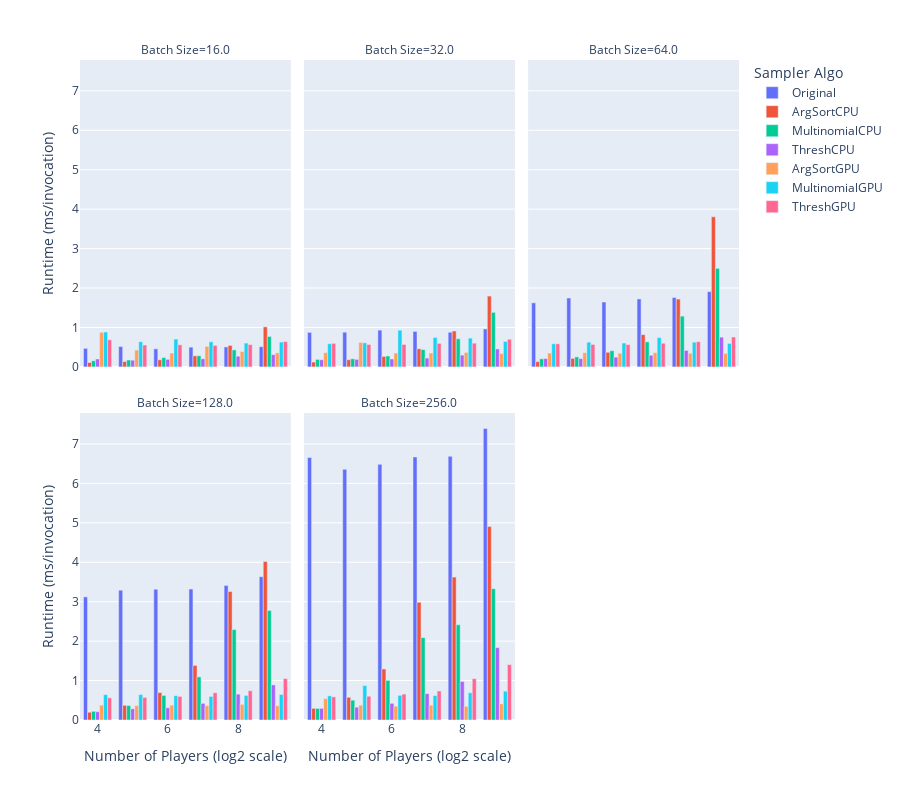

Source (notebook cell):
### Code cell
px.bar(
    results,
    x="Number of Players (log2 scale)",
    y="Runtime (ms/invocation)",
    color="Sampler Algo",
    facet_col="Batch Size",
    facet_col_wrap=3,
    barmode="group",
    height=800,
)

### Figure 1 — Plotly figure (JSON) as saved in the notebook; plotly's stock layout.template omitted (floating-point values rounded to 4 significant figures)
{"data": [{"alignmentgroup": "True", "hovertemplate": "Sampler Algo=Original<br>Batch Size=16.0<br>Number of Players (log2 scale)=%{x}<br>Runtime (ms/invocation)=%{y}<extra></extra>", "legendgroup": "Original", "marker": {"color": "#636efa", "pattern": {"shape": ""}}, "name": "Original", "offsetgroup": "Original", "orientation": "v", "showlegend": true, "textposition": "auto", "type": "bar", "x": [4, 5, 6, 7, 8, 9], "xaxis": "x4", "y": [0.4706, 0.5164, 0.4579, 0.5003, 0.5067, 0.5119], "yaxis": "y4"}, {"alignmentgroup": "True", "hovertemplate": "Sampler Algo=Original<br>Batch Size=32.0<br>Number of Players (log2 scale)=%{x}<br>Runtime (ms/invocation)=%{y}<extra></extra>", "legendgroup": "Original", "marker": {"color": "#636efa", "pattern": {"shape": ""}}, "name": "Original", "offsetgroup": "Original", "orientation": "v", "showlegend": false, "textposition": "auto", "type": "bar", "x": [4, 5, 6, 7, 8, 9], "xaxis": "x5", "y": [0.8756, 0.8803, 0.933, 0.9, 0.8785, 0.9625], "yaxis": "y5"}, {"alignmentgroup": "True", "hovertemplate": "Sampler Algo=Original<br>Batch Size=64.0<br>Number of Players (log2 scale)=%{x}<br>Runtime (ms/invocation)=%{y}<extra></extra>", "legendgroup": "Original", "marker": {"color": "#636efa", "pattern": {"shape": ""}}, "name": "Original", "offsetgroup": "Original", "orientation": "v", "showlegend": false, "textposition": "auto", "type": "bar", "x": [4, 5, 6, 7, 8, 9], "xaxis": "x6", "y": [1.625, 1.747, 1.645, 1.723, 1.759, 1.908], "yaxis": "y6"}, {"alignmentgroup": "True", "hovertemplate": "Sampler Algo=Original<br>Batch Size=128.0<br>Number of Players (log2 scale)=%{x}<br>Runtime (ms/invocation)=%{y}<extra></extra>", "legendgroup": "Original", "marker": {"color": "#636efa", "pattern": {"shape": ""}}, "name": "Original", "offsetgroup": "Original", "orientation": "v", "showlegend": false, "textposition": "auto", "type": "bar", "x": [4, 5, 6, 7, 8, 9], "xaxis": "x", "y": [3.122, 3.293, 3.317, 3.322, 3.414, 3.634], "yaxis": "y"}, {"alignmentgroup": "True", "hovertemplate": "Sampler Algo=Original<br>Batch Size=256.0<br>Number of Players (log2 scale)=%{x}<br>Runtime (ms/invocation)=%{y}<extra></extra>", "legendgroup": "Original", "marker": {"color": "#636efa", "pattern": {"shape": ""}}, "name": "Original", "offsetgroup": "Original", "orientation": "v", "showlegend": false, "textposition": "auto", "type": "bar", "x": [4, 5, 6, 7, 8, 9], "xaxis": "x2", "y": [6.658, 6.357, 6.482, 6.671, 6.686, 7.393], "yaxis": "y2"}, {"alignmentgroup": "True", "hovertemplate": "Sampler Algo=ArgSortCPU<br>Batch Size=16.0<br>Number of Players (log2 scale)=%{x}<br>Runtime (ms/invocation)=%{y}<extra></extra>", "legendgroup": "ArgSortCPU", "marker": {"color": "#EF553B", "pattern": {"shape": ""}}, "name": "ArgSortCPU", "offsetgroup": "ArgSortCPU", "orientation": "v", "showlegend": true, "textposition": "auto", "type": "bar", "x": [4, 5, 6, 7, 8, 9], "xaxis": "x4", "y": [0.1102, 0.1362, 0.1802, 0.2808, 0.545, 1.015], "yaxis": "y4"}, {"alignmentgroup": "True", "hovertemplate": "Sampler Algo=ArgSortCPU<br>Batch Size=32.0<br>Number of Players (log2 scale)=%{x}<br>Runtime (ms/invocation)=%{y}<extra></extra>", "legendgroup": "ArgSortCPU", "marker": {"color": "#EF553B", "pattern": {"shape": ""}}, "name": "ArgSortCPU", "offsetgroup": "ArgSortCPU", "orientation": "v", "showlegend": false, "textposition": "auto", "type": "bar", "x": [4, 5, 6, 7, 8, 9], "xaxis": "x5", "y": [0.1232, 0.1826, 0.2654, 0.4605, 0.911, 1.796], "yaxis": "y5"}, {"alignmentgroup": "True", "hovertemplate": "Sampler Algo=ArgSortCPU<br>Batch Size=64.0<br>Number of Players (log2 scale)=%{x}<br>Runtime (ms/invocation)=%{y}<extra></extra>", "legendgroup": "ArgSortCPU", "marker": {"color": "#EF553B", "pattern": {"shape": ""}}, "name": "ArgSortCPU", "offsetgroup": "ArgSortCPU", "orientation": "v", "showlegend": false, "textposition": "auto", "type": "bar", "x": [4, 5, 6, 7, 8, 9], "xaxis": "x6", "y": [0.1332, 0.2163, 0.3705, 0.8187, 1.721, 3.806], "yaxis": "y6"}, {"alignmentgroup": "True", "hovertemplate": "Sampler Algo=ArgSortCPU<br>Batch Size=128.0<br>Number of Players (log2 scale)=%{x}<br>Runtime (ms/invocation)=%{y}<extra></extra>", "legendgroup": "ArgSortCPU", "marker": {"color": "#EF553B", "pattern": {"shape": ""}}, "name": "ArgSortCPU", "offsetgroup": "ArgSortCPU", "orientation": "v", "showlegend": false, "textposition": "auto", "type": "bar", "x": [4, 5, 6, 7, 8, 9], "xaxis": "x", "y": [0.1959, 0.3724, 0.6955, 1.385, 3.257, 4.018], "yaxis": "y"}, {"alignmentgroup": "True", "hovertemplate": "Sampler Algo=ArgSortCPU<br>Batch Size=256.0<br>Number of Players (log2 scale)=%{x}<br>Runtime (ms/invocation)=%{y}<extra></extra>", "legendgroup": "ArgSortCPU", "marker": {"color": "#EF553B", "pattern": {"shape": ""}}, "name": "ArgSortCPU", "offsetgroup": "ArgSortCPU", "orientation": "v", "showlegend": false, "textposition": "auto", "type": "bar", "x": [4, 5, 6, 7, 8, 9], "xaxis": "x2", "y": [0.2953, 0.5761, 1.294, 2.985, 3.623, 4.904], "yaxis": "y2"}, {"alignmentgroup": "True", "hovertemplate": "Sampler Algo=MultinomialCPU<br>Batch Size=16.0<br>Number of Players (log2 scale)=%{x}<br>Runtime (ms/invocation)=%{y}<extra></extra>", "legendgroup": "MultinomialCPU", "marker": {"color": "#00cc96", "pattern": {"shape": ""}}, "name": "MultinomialCPU", "offsetgroup": "MultinomialCPU", "orientation": "v", "showlegend": true, "textposition": "auto", "type": "bar", "x": [4, 5, 6, 7, 8, 9], "xaxis": "x4", "y": [0.1552, 0.1751, 0.2354, 0.2823, 0.431, 0.7719], "yaxis": "y4"}, {"alignmentgroup": "True", "hovertemplate": "Sampler Algo=MultinomialCPU<br>Batch Size=32.0<br>Number of Players (log2 scale)=%{x}<br>Runtime (ms/invocation)=%{y}<extra></extra>", "legendgroup": "MultinomialCPU", "marker": {"color": "#00cc96", "pattern": {"shape": ""}}, "name": "MultinomialCPU", "offsetgroup": "MultinomialCPU", "orientation": "v", "showlegend": false, "textposition": "auto", "type": "bar", "x": [4, 5, 6, 7, 8, 9], "xaxis": "x5", "y": [0.1902, 0.2052, 0.2772, 0.4404, 0.7141, 1.383], "yaxis": "y5"}, {"alignmentgroup": "True", "hovertemplate": "Sampler Algo=MultinomialCPU<br>Batch Size=64.0<br>Number of Players (log2 scale)=%{x}<br>Runtime (ms/invocation)=%{y}<extra></extra>", "legendgroup": "MultinomialCPU", "marker": {"color": "#00cc96", "pattern": {"shape": ""}}, "name": "MultinomialCPU", "offsetgroup": "MultinomialCPU", "orientation": "v", "showlegend": false, "textposition": "auto", "type": "bar", "x": [4, 5, 6, 7, 8, 9], "xaxis": "x6", "y": [0.2052, 0.2546, 0.4107, 0.6352, 1.287, 2.499], "yaxis": "y6"}, {"alignmentgroup": "True", "hovertemplate": "Sampler Algo=MultinomialCPU<br>Batch Size=128.0<br>Number of Players (log2 scale)=%{x}<br>Runtime (ms/invocation)=%{y}<extra></extra>", "legendgroup": "MultinomialCPU", "marker": {"color": "#00cc96", "pattern": {"shape": ""}}, "name": "MultinomialCPU", "offsetgroup": "MultinomialCPU", "orientation": "v", "showlegend": false, "textposition": "auto", "type": "bar", "x": [4, 5, 6, 7, 8, 9], "xaxis": "x", "y": [0.2202, 0.3655, 0.623, 1.094, 2.293, 2.778], "yaxis": "y"}, {"alignmentgroup": "True", "hovertemplate": "Sampler Algo=MultinomialCPU<br>Batch Size=256.0<br>Number of Players (log2 scale)=%{x}<br>Runtime (ms/invocation)=%{y}<extra></extra>", "legendgroup": "MultinomialCPU", "marker": {"color": "#00cc96", "pattern": {"shape": ""}}, "name": "MultinomialCPU", "offsetgroup": "MultinomialCPU", "orientation": "v", "showlegend": false, "textposition": "auto", "type": "bar", "x": [4, 5, 6, 7, 8, 9], "xaxis": "x2", "y": [0.2933, 0.5033, 1.004, 2.089, 2.416, 3.331], "yaxis": "y2"}, {"alignmentgroup": "True", "hovertemplate": "Sampler Algo=ThreshCPU<br>Batch Size=16.0<br>Number of Players (log2 scale)=%{x}<br>Runtime (ms/invocation)=%{y}<extra></extra>", "legendgroup": "ThreshCPU", "marker": {"color": "#ab63fa", "pattern": {"shape": ""}}, "name": "ThreshCPU", "offsetgroup": "ThreshCPU", "orientation": "v", "showlegend": true, "textposition": "auto", "type": "bar", "x": [4, 5, 6, 7, 8, 9], "xaxis": "x4", "y": [0.2002, 0.1701, 0.1914, 0.2062, 0.2716, 0.3103], "yaxis": "y4"}, {"alignmentgroup": "True", "hovertemplate": "Sampler Algo=ThreshCPU<br>Batch Size=32.0<br>Number of Players (log2 scale)=%{x}<br>Runtime (ms/invocation)=%{y}<extra></extra>", "legendgroup": "ThreshCPU", "marker": {"color": "#ab63fa", "pattern": {"shape": ""}}, "name": "ThreshCPU", "offsetgroup": "ThreshCPU", "orientation": "v", "showlegend": false, "textposition": "auto", "type": "bar", "x": [4, 5, 6, 7, 8, 9], "xaxis": "x5", "y": [0.1802, 0.1902, 0.2011, 0.2231, 0.2989, 0.4555], "yaxis": "y5"}, {"alignmentgroup": "True", "hovertemplate": "Sampler Algo=ThreshCPU<br>Batch Size=64.0<br>Number of Players (log2 scale)=%{x}<br>Runtime (ms/invocation)=%{y}<extra></extra>", "legendgroup": "ThreshCPU", "marker": {"color": "#ab63fa", "pattern": {"shape": ""}}, "name": "ThreshCPU", "offsetgroup": "ThreshCPU", "orientation": "v", "showlegend": false, "textposition": "auto", "type": "bar", "x": [4, 5, 6, 7, 8, 9], "xaxis": "x6", "y": [0.2102, 0.2102, 0.2474, 0.2952, 0.4177, 0.7546], "yaxis": "y6"}, {"alignmentgroup": "True", "hovertemplate": "Sampler Algo=ThreshCPU<br>Batch Size=128.0<br>Number of Players (log2 scale)=%{x}<br>Runtime (ms/invocation)=%{y}<extra></extra>", "legendgroup": "ThreshCPU", "marker": {"color": "#ab63fa", "pattern": {"shape": ""}}, "name": "ThreshCPU", "offsetgroup": "ThreshCPU", "orientation": "v", "showlegend": false, "textposition": "auto", "type": "bar", "x": [4, 5, 6, 7, 8, 9], "xaxis": "x", "y": [0.2102, 0.2841, 0.3103, 0.4228, 0.655, 0.8897], "yaxis": "y"}, {"alignmentgroup": "True", "hovertemplate": "Sampler Algo=ThreshCPU<br>Batch Size=256.0<br>Number of Players (log2 scale)=%{x}<br>Runtime (ms/invocation)=%{y}<extra></extra>", "legendgroup": "ThreshCPU", "marker": {"color": "#ab63fa", "pattern": {"shape": ""}}, "name": "ThreshCPU", "offsetgroup": "ThreshCPU", "orientation": "v", "showlegend": false, "textposition": "auto", "type": "bar", "x": [4, 5, 6, 7, 8, 9], "xaxis": "x2", "y": [0.2954, 0.3252, 0.4223, 0.6687, 0.9778, 1.834], "yaxis": "y2"}, {"alignmentgroup": "True", "hovertemplate": "Sampler Algo=ArgSortGPU<br>Batch Size=16.0<br>Number of Players (log2 scale)=%{x}<br>Runtime (ms/invocation)=%{y}<extra></extra>", "legendgroup": "ArgSortGPU", "marker": {"color": "#FFA15A", "pattern": {"shape": ""}}, "name": "ArgSortGPU", "offsetgroup": "ArgSortGPU", "orientation": "v", "showlegend": true, "textposition": "auto", "type": "bar", "x": [4, 5, 6, 7, 8, 9], "xaxis": "x4", "y": [0.8759, 0.4259, 0.3525, 0.5212, 0.3909, 0.3561], "yaxis": "y4"}, {"alignmentgroup": "True", "hovertemplate": "Sampler Algo=ArgSortGPU<br>Batch Size=32.0<br>Number of Players (log2 scale)=%{x}<br>Runtime (ms/invocation)=%{y}<extra></extra>", "legendgroup": "ArgSortGPU", "marker": {"color": "#FFA15A", "pattern": {"shape": ""}}, "name": "ArgSortGPU", "offsetgroup": "ArgSortGPU", "orientation": "v", "showlegend": false, "textposition": "auto", "type": "bar", "x": [4, 5, 6, 7, 8, 9], "xaxis": "x5", "y": [0.3604, 0.6205, 0.3523, 0.3511, 0.3664, 0.3408], "yaxis": "y5"}, {"alignmentgroup": "True", "hovertemplate": "Sampler Algo=ArgSortGPU<br>Batch Size=64.0<br>Number of Players (log2 scale)=%{x}<br>Runtime (ms/invocation)=%{y}<extra></extra>", "legendgroup": "ArgSortGPU", "marker": {"color": "#FFA15A", "pattern": {"shape": ""}}, "name": "ArgSortGPU", "offsetgroup": "ArgSortGPU", "orientation": "v", "showlegend": false, "textposition": "auto", "type": "bar", "x": [4, 5, 6, 7, 8, 9], "xaxis": "x6", "y": [0.3505, 0.3608, 0.3454, 0.3604, 0.3455, 0.3428], "yaxis": "y6"}, {"alignmentgroup": "True", "hovertemplate": "Sampler Algo=ArgSortGPU<br>Batch Size=128.0<br>Number of Players (log2 scale)=%{x}<br>Runtime (ms/invocation)=%{y}<extra></extra>", "legendgroup": "ArgSortGPU", "marker": {"color": "#FFA15A", "pattern": {"shape": ""}}, "name": "ArgSortGPU", "offsetgroup": "ArgSortGPU", "orientation": "v", "showlegend": false, "textposition": "auto", "type": "bar", "x": [4, 5, 6, 7, 8, 9], "xaxis": "x", "y": [0.3753, 0.3654, 0.376, 0.3655, 0.3962, 0.3615], "yaxis": "y"}, {"alignmentgroup": "True", "hovertemplate": "Sampler Algo=ArgSortGPU<br>Batch Size=256.0<br>Number of Players (log2 scale)=%{x}<br>Runtime (ms/invocation)=%{y}<extra></extra>", "legendgroup": "ArgSortGPU", "marker": {"color": "#FFA15A", "pattern": {"shape": ""}}, "name": "ArgSortGPU", "offsetgroup": "ArgSortGPU", "orientation": "v", "showlegend": false, "textposition": "auto", "type": "bar", "x": [4, 5, 6, 7, 8, 9], "xaxis": "x2", "y": [0.5415, 0.3763, 0.3505, 0.377, 0.3477, 0.4109], "yaxis": "y2"}, {"alignmentgroup": "True", "hovertemplate": "Sampler Algo=MultinomialGPU<br>Batch Size=16.0<br>Number of Players (log2 scale)=%{x}<br>Runtime (ms/invocation)=%{y}<extra></extra>", "legendgroup": "MultinomialGPU", "marker": {"color": "#19d3f3", "pattern": {"shape": ""}}, "name": "MultinomialGPU", "offsetgroup": "MultinomialGPU", "orientation": "v", "showlegend": true, "textposition": "auto", "type": "bar", "x": [4, 5, 6, 7, 8, 9], "xaxis": "x4", "y": [0.8845, 0.6375, 0.7057, 0.6361, 0.6037, 0.63], "yaxis": "y4"}, {"alignmentgroup": "True", "hovertemplate": "Sampler Algo=MultinomialGPU<br>Batch Size=32.0<br>Number of Players (log2 scale)=%{x}<br>Runtime (ms/invocation)=%{y}<extra></extra>", "legendgroup": "MultinomialGPU", "marker": {"color": "#19d3f3", "pattern": {"shape": ""}}, "name": "MultinomialGPU", "offsetgroup": "MultinomialGPU", "orientation": "v", "showlegend": false, "textposition": "auto", "type": "bar", "x": [4, 5, 6, 7, 8, 9], "xaxis": "x5", "y": [0.5871, 0.6101, 0.931, 0.7469, 0.7298, 0.6457], "yaxis": "y5"}, {"alignmentgroup": "True", "hovertemplate": "Sampler Algo=MultinomialGPU<br>Batch Size=64.0<br>Number of Players (log2 scale)=%{x}<br>Runtime (ms/invocation)=%{y}<extra></extra>", "legendgroup": "MultinomialGPU", "marker": {"color": "#19d3f3", "pattern": {"shape": ""}}, "name": "MultinomialGPU", "offsetgroup": "MultinomialGPU", "orientation": "v", "showlegend": false, "textposition": "auto", "type": "bar", "x": [4, 5, 6, 7, 8, 9], "xaxis": "x6", "y": [0.5862, 0.6269, 0.6052, 0.743, 0.627, 0.5955], "yaxis": "y6"}, {"alignmentgroup": "True", "hovertemplate": "Sampler Algo=MultinomialGPU<br>Batch Size=128.0<br>Number of Players (log2 scale)=%{x}<br>Runtime (ms/invocation)=%{y}<extra></extra>", "legendgroup": "MultinomialGPU", "marker": {"color": "#19d3f3", "pattern": {"shape": ""}}, "name": "MultinomialGPU", "offsetgroup": "MultinomialGPU", "orientation": "v", "showlegend": false, "textposition": "auto", "type": "bar", "x": [4, 5, 6, 7, 8, 9], "xaxis": "x", "y": [0.6427, 0.6462, 0.6153, 0.599, 0.623, 0.6471], "yaxis": "y"}, {"alignmentgroup": "True", "hovertemplate": "Sampler Algo=MultinomialGPU<br>Batch Size=256.0<br>Number of Players (log2 scale)=%{x}<br>Runtime (ms/invocation)=%{y}<extra></extra>", "legendgroup": "MultinomialGPU", "marker": {"color": "#19d3f3", "pattern": {"shape": ""}}, "name": "MultinomialGPU", "offsetgroup": "MultinomialGPU", "orientation": "v", "showlegend": false, "textposition": "auto", "type": "bar", "x": [4, 5, 6, 7, 8, 9], "xaxis": "x2", "y": [0.6122, 0.8749, 0.6259, 0.6206, 0.6912, 0.7319], "yaxis": "y2"}, {"alignmentgroup": "True", "hovertemplate": "Sampler Algo=ThreshGPU<br>Batch Size=16.0<br>Number of Players (log2 scale)=%{x}<br>Runtime (ms/invocation)=%{y}<extra></extra>", "legendgroup": "ThreshGPU", "marker": {"color": "#FF6692", "pattern": {"shape": ""}}, "name": "ThreshGPU", "offsetgroup": "ThreshGPU", "orientation": "v", "showlegend": true, "textposition": "auto", "type": "bar", "x": [4, 5, 6, 7, 8, 9], "xaxis": "x4", "y": [0.6878, 0.5547, 0.5601, 0.5463, 0.5645, 0.6422], "yaxis": "y4"}, {"alignmentgroup": "True", "hovertemplate": "Sampler Algo=ThreshGPU<br>Batch Size=32.0<br>Number of Players (log2 scale)=%{x}<br>Runtime (ms/invocation)=%{y}<extra></extra>", "legendgroup": "ThreshGPU", "marker": {"color": "#FF6692", "pattern": {"shape": ""}}, "name": "ThreshGPU", "offsetgroup": "ThreshGPU", "orientation": "v", "showlegend": false, "textposition": "auto", "type": "bar", "x": [4, 5, 6, 7, 8, 9], "xaxis": "x5", "y": [0.5963, 0.5696, 0.5696, 0.5963, 0.6017, 0.7007], "yaxis": "y5"}, {"alignmentgroup": "True", "hovertemplate": "Sampler Algo=ThreshGPU<br>Batch Size=64.0<br>Number of Players (log2 scale)=%{x}<br>Runtime (ms/invocation)=%{y}<extra></extra>", "legendgroup": "ThreshGPU", "marker": {"color": "#FF6692", "pattern": {"shape": ""}}, "name": "ThreshGPU", "offsetgroup": "ThreshGPU", "orientation": "v", "showlegend": false, "textposition": "auto", "type": "bar", "x": [4, 5, 6, 7, 8, 9], "xaxis": "x6", "y": [0.5847, 0.569, 0.5641, 0.6, 0.6394, 0.7577], "yaxis": "y6"}, {"alignmentgroup": "True", "hovertemplate": "Sampler Algo=ThreshGPU<br>Batch Size=128.0<br>Number of Players (log2 scale)=%{x}<br>Runtime (ms/invocation)=%{y}<extra></extra>", "legendgroup": "ThreshGPU", "marker": {"color": "#FF6692", "pattern": {"shape": ""}}, "name": "ThreshGPU", "offsetgroup": "ThreshGPU", "orientation": "v", "showlegend": false, "textposition": "auto", "type": "bar", "x": [4, 5, 6, 7, 8, 9], "xaxis": "x", "y": [0.5626, 0.5726, 0.5984, 0.6916, 0.7425, 1.05], "yaxis": "y"}, {"alignmentgroup": "True", "hovertemplate": "Sampler Algo=ThreshGPU<br>Batch Size=256.0<br>Number of Players (log2 scale)=%{x}<br>Runtime (ms/invocation)=%{y}<extra></extra>", "legendgroup": "ThreshGPU", "marker": {"color": "#FF6692", "pattern": {"shape": ""}}, "name": "ThreshGPU", "offsetgroup": "ThreshGPU", "orientation": "v", "showlegend": false, "textposition": "auto", "type": "bar", "x": [4, 5, 6, 7, 8, 9], "xaxis": "x2", "y": [0.5867, 0.6026, 0.6574, 0.7356, 1.048, 1.404], "yaxis": "y2"}], "layout": {"annotations": [{"font": {}, "showarrow": false, "text": "Batch Size=128.0", "x": 0.16, "xanchor": "center", "xref": "paper", "y": 0.465, "yanchor": "bottom", "yref": "paper"}, {"font": {}, "showarrow": false, "text": "Batch Size=256.0", "x": 0.5, "xanchor": "center", "xref": "paper", "y": 0.465, "yanchor": "bottom", "yref": "paper"}, {"font": {}, "showarrow": false, "text": "Batch Size=16.0", "x": 0.16, "xanchor": "center", "xref": "paper", "y": 1.0, "yanchor": "bottom", "yref": "paper"}, {"font": {}, "showarrow": false, "text": "Batch Size=32.0", "x": 0.5, "xanchor": "center", "xref": "paper", "y": 1.0, "yanchor": "bottom", "yref": "paper"}, {"font": {}, "showarrow": false, "text": "Batch Size=64.0", "x": 0.84, "xanchor": "center", "xref": "paper", "y": 1.0, "yanchor": "bottom", "yref": "paper"}], "barmode": "group", "height": 800, "legend": {"title": {"text": "Sampler Algo"}, "tracegroupgap": 0}, "margin": {"t": 60}, "xaxis": {"anchor": "y", "domain": [0, 0.32], "title": {"text": "Number of Players (log2 scale)"}}, "xaxis2": {"anchor": "y2", "domain": [0.34, 0.66], "matches": "x", "title": {"text": "Number of Players (log2 scale)"}}, "xaxis3": {"anchor": "y3", "domain": [0.68, 1.0], "matches": "x", "title": {"text": "Number of Players (log2 scale)"}}, "xaxis4": {"anchor": "y4", "domain": [0, 0.32], "matches": "x", "showticklabels": false}, "xaxis5": {"anchor": "y5", "domain": [0.34, 0.66], "matches": "x", "showticklabels": false}, "xaxis6": {"anchor": "y6", "domain": [0.68, 1.0], "matches": "x", "showticklabels": false}, "yaxis": {"anchor": "x", "domain": [0, 0.465], "title": {"text": "Runtime (ms/invocation)"}}, "yaxis2": {"anchor": "x2", "domain": [0, 0.465], "matches": "y", "showticklabels": false}, "yaxis3": {"anchor": "x3", "domain": [0, 0.465], "matches": "y", "showticklabels": false}, "yaxis4": {"anchor": "x4", "domain": [0.535, 1.0], "matches": "y", "title": {"text": "Runtime (ms/invocation)"}}, "yaxis5": {"anchor": "x5", "domain": [0.535, 1.0], "matches": "y", "showticklabels": false}, "yaxis6": {"anchor": "x6", "domain": [0.535, 1.0], "matches": "y", "showticklabels": false}}}
